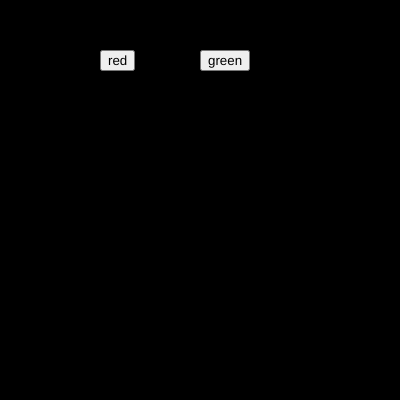
Frame 1 (no input)
Frame 60 (no input): identical to frame 1, image omitted
Frame 120 (the mouse pressed at the canvas centre since frame 60): identical to frame 1, image omitted

The p5.js sketch that drew this single still picture (run headless with seeded random() and noise() and a simulated clock; from frame 60 on, the mouse is pressed at the canvas centre):

// p5.js sketch
// ── sketch.js
var greenb;
var redb;
var r = 0;
var g = 0;
var b = 0;

function setup() {
  createCanvas(400,400);
redb = createButton ("red");
redb.position (100,50);
redb.mousePressed (red_bg);
greenb = createButton ("green");
greenb.position (200,50);
greenb.mousePressed (green_bg);
}
function red_bg () {
r = 255; 
g = 0;
b = 0;
}
function green_bg () {
r = 0;
g = 255;
b = 0;
}
function draw() 
{
  background(r,g,b);

}
